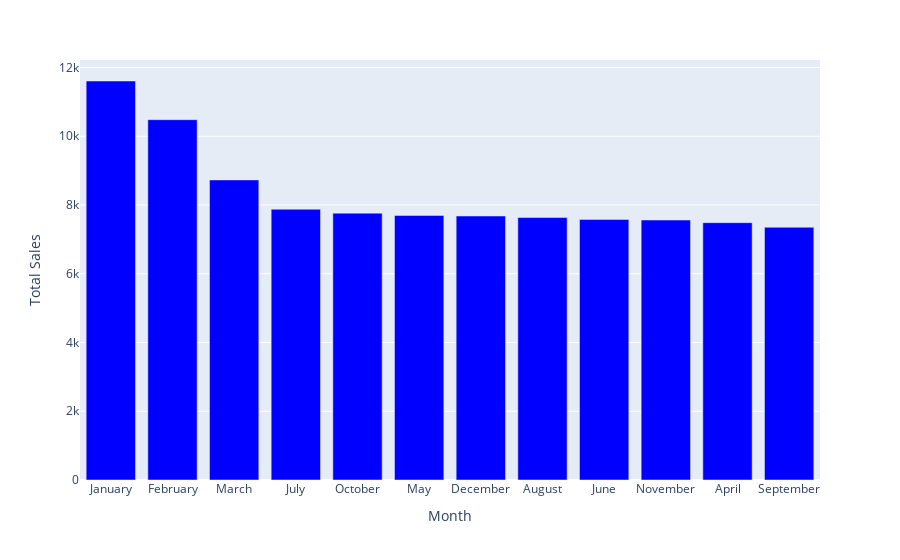

Here is the notebook cell this chart was saved with:
### Markdown cell above
#### To show which months had highest purchases

### Code cell
figure= px.bar(cus_df,x=cus_df['Month'].value_counts().index ,y= cus_df['Month'].value_counts().values)
figure.update_xaxes(title='Month')
figure.update_yaxes(title='Total Sales')
figure.update_traces(marker_color='blue')

### Figure 1 — Plotly figure (JSON) as saved in the notebook; plotly's stock layout.template omitted (floating-point values rounded to 4 significant figures)
{"data": [{"alignmentgroup": "True", "hovertemplate": "x=%{x}<br>y=%{y}<extra></extra>", "legendgroup": "", "marker": {"color": "blue", "pattern": {"shape": ""}}, "name": "", "offsetgroup": "", "orientation": "v", "showlegend": false, "textposition": "auto", "type": "bar", "x": ["January", "February", "March", "July", "October", "May", "December", "August", "June", "November", "April", "September"], "xaxis": "x", "y": [11608, 10482, 8730, 7877, 7764, 7697, 7680, 7635, 7581, 7563, 7487, 7353], "yaxis": "y"}], "layout": {"barmode": "relative", "legend": {"tracegroupgap": 0}, "margin": {"t": 60}, "xaxis": {"anchor": "y", "domain": [0, 1], "title": {"text": "Month"}}, "yaxis": {"anchor": "x", "domain": [0, 1], "title": {"text": "Total Sales"}}}}
